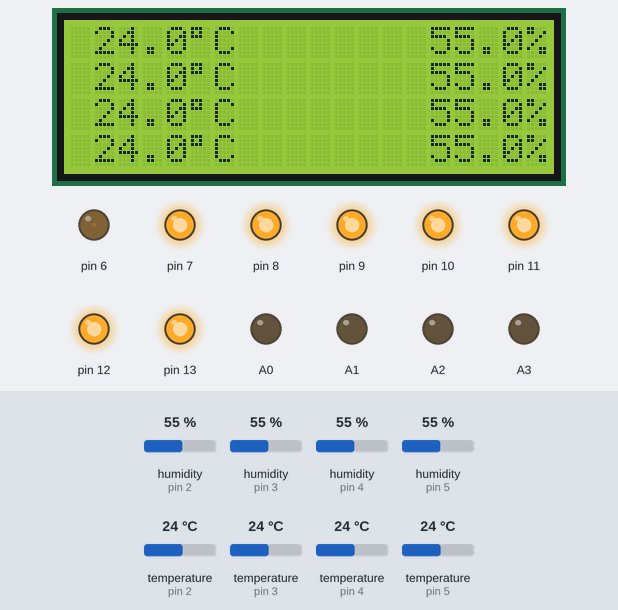
Recording of a sketch running on a simulated Arduino Nano, built with avr-gcc and run on an emulated ATmega328P. On the bench: 20×4 character LCD, output pins drawn as LEDs (lit = HIGH). Inputs (shaded band) come from the test bench; at power-on: humidity (sensors on pin 2, pin 3, pin 4, pin 5) 55 %, temperature (sensors on pin 2, pin 3, pin 4, pin 5) 24 °C. What the sketch prints to the serial monitor is not drawn.

Above: at 2.8 s.
2.9 s: humidity (sensor on pin 2) set to 22 %
At 5.4 s:
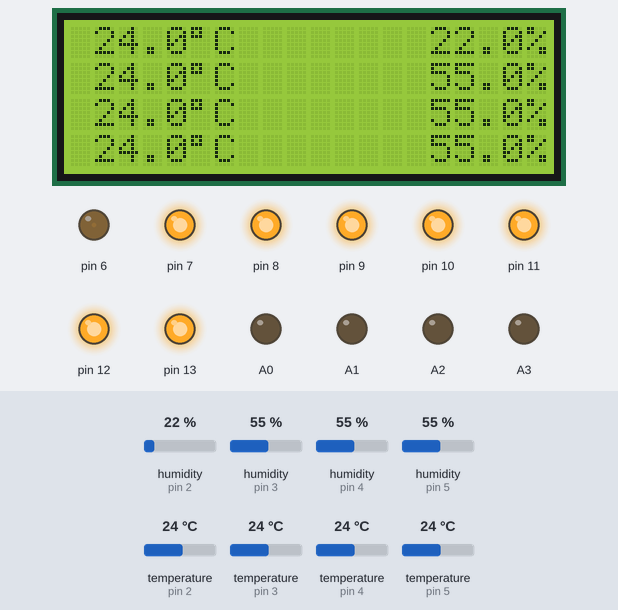
6.1 s: humidity (sensor on pin 3) set to 22 %
At 6.7 s:
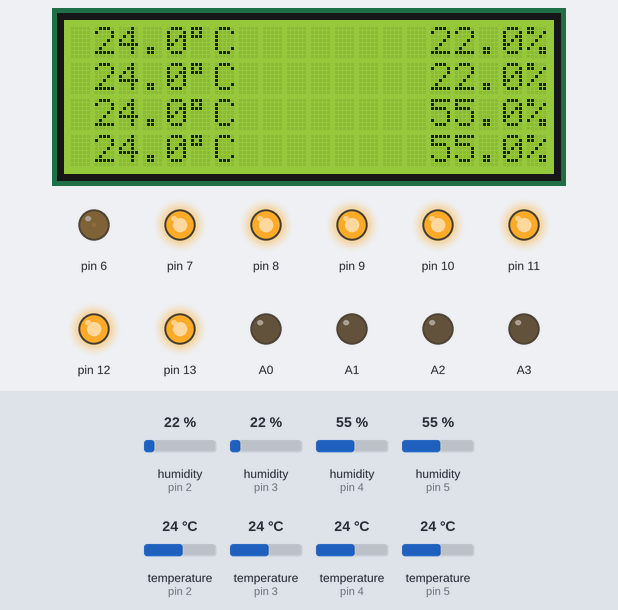
9.3 s: humidity (sensor on pin 4) set to 22 %
At 11.3 s:
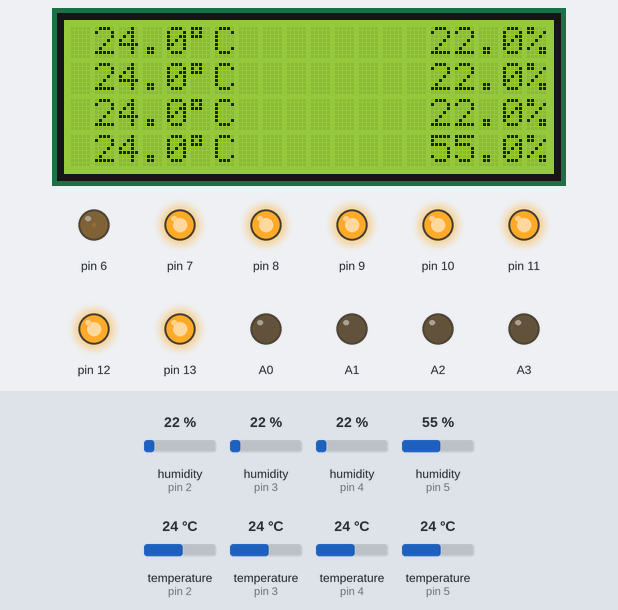
12.5 s: humidity (sensor on pin 5) set to 22 %
At 13.7 s:
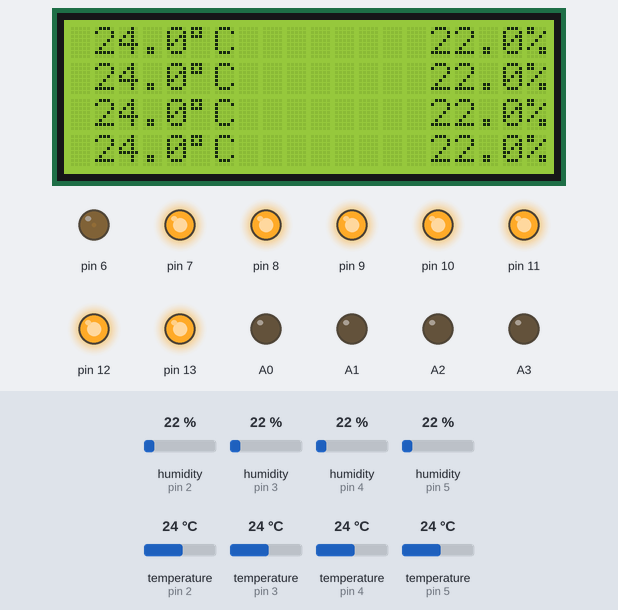
15.7 s: temperature (sensor on pin 2) set to 12 °C
At 17.8 s:
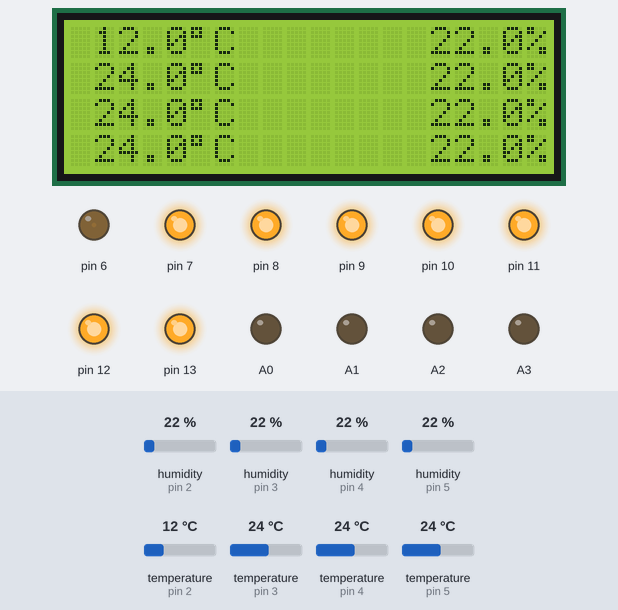
18.9 s: temperature (sensor on pin 3) set to 12 °C
At 20.4 s:
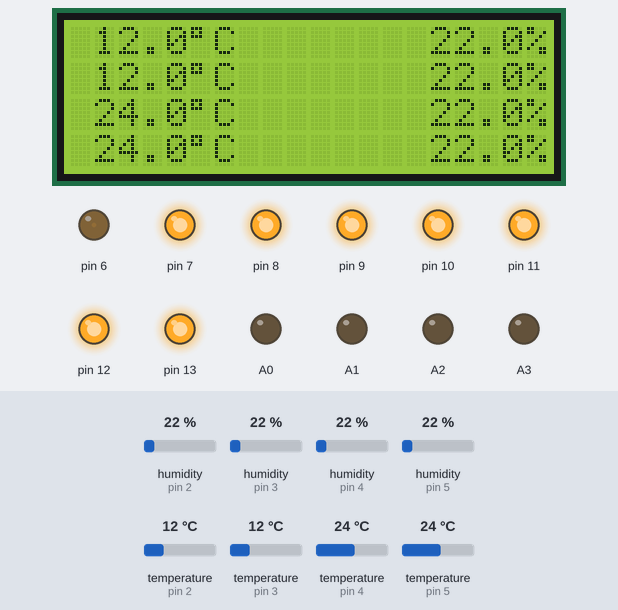
Timing chart, 0 to 21.9 s (numbered marks = the images above; inputs shaded):
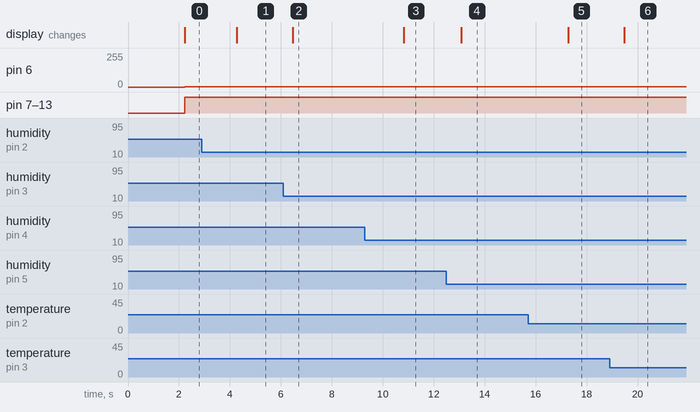

The sketch:

home-arduino.ino
```cpp
// liquid crystal library from: https://github.com/fmalpartida/New-LiquidCrystal
// DHT library used: "DHT-sensor-library"

#include <LiquidCrystal_I2C.h>
#include "DHT.h"

#define DHTTYPE DHT22
#define DHTPIN_2 2
#define DHTPIN_3 3
#define DHTPIN_4 4
#define DHTPIN_5 5

DHT dht2(DHTPIN_2, DHTTYPE);
DHT dht3(DHTPIN_3, DHTTYPE);
DHT dht4(DHTPIN_4, DHTTYPE);
DHT dht5(DHTPIN_5, DHTTYPE);

// address could be also 0x3f depending on display
LiquidCrystal_I2C lcd(0x27, 2, 1, 0, 4, 5, 6, 7, 3, POSITIVE);

void setupEmptyPins() {
  pinMode(6,OUTPUT);
  pinMode(7,OUTPUT);
  pinMode(8,OUTPUT);
  pinMode(9,OUTPUT);
  pinMode(10,OUTPUT);
  pinMode(11,OUTPUT);
  pinMode(12,OUTPUT);
  pinMode(13,OUTPUT);
  pinMode(A0,OUTPUT);
  pinMode(A1,OUTPUT);
  pinMode(A2,OUTPUT);
  pinMode(A3,OUTPUT);
  pinMode(A6,OUTPUT);
  pinMode(A7,OUTPUT);
}

void writeEmptyPins() {
  digitalWrite(6, HIGH);
  digitalWrite(7, HIGH);
  digitalWrite(8, HIGH);
  digitalWrite(9, HIGH);
  digitalWrite(10, HIGH);
  digitalWrite(11, HIGH);
  digitalWrite(12, HIGH);
  digitalWrite(13, HIGH);
  analogWrite(A0, HIGH);
  analogWrite(A1, HIGH);
  analogWrite(A2, HIGH);
  analogWrite(A3, HIGH);
  analogWrite(A6, HIGH);
  analogWrite(A7, HIGH);
}

void setup() {
  Serial.begin(9600);
  Serial.println("setup()");

  dht2.begin();
  dht3.begin();
  dht4.begin();
  dht5.begin();

  lcd.backlight();
  lcd.begin (20, 4);
  //lcd.backlight();

  lcd.setBacklight(HIGH);
  //lcd.home(); // go

  setupEmptyPins();
}

void printDhtOutput(const int pin, const float temperature, const float humidity) {
  const int row = pin - 2;

  if (isnan(temperature) || isnan(humidity)) {
    lcd.setCursor(0, row);
    lcd.print(" Senzor je odpojeny ");

    Serial.print("Failed to read from dht");
    Serial.print(pin);
    Serial.println(" sensor!");

    return;
  }

  // print temperature
  char temperatureOutput[6];
  dtostrf(temperature, 5, 1, temperatureOutput);
  lcd.setCursor(0, row);
  lcd.print(temperatureOutput);
  lcd.print((char)223);
  lcd.print("C");

  // clear the whitespace
  lcd.print("       ");

  // print humidity
  char humidityOutput[6];
  dtostrf(humidity, 5, 1, humidityOutput);
  lcd.setCursor(14, row);
  lcd.print(humidityOutput);
  lcd.print("%");

  // print to console
  Serial.print("dht");
  Serial.print(pin);
  Serial.print(":\t");

  Serial.print("temperature: ");
  Serial.print(temperature);
  Serial.print(" *C\t");

  Serial.print("humidity: ");
  Serial.print(humidity);
  Serial.println(" %");
}

const bool TESTING = false;  // change to enable or disable testing
int test_counter = 0;

// REFRESH INTERVAL AND ARDUINO RESET SETTINGS:
int lcd_reset_counter = 0;
int refresh_interval = 2000;      // how often the data are being read from sensors
int reset_counter_limit = 1900;   // after how many intervals the arduino is being reset
void(* resetFunc) (void) = 0;     // arduino built-in reset function declared at address 0

void loop() {
  // Wait a few seconds between measurements.
  delay(refresh_interval);

  float dht2_temperature = dht2.readTemperature();
  float dht2_humidity = dht2.readHumidity();

  float dht3_temperature = dht3.readTemperature();
  float dht3_humidity = dht3.readHumidity();

  float dht4_temperature = dht4.readTemperature();
  float dht4_humidity = dht4.readHumidity();

  float dht5_temperature = dht5.readTemperature();
  float dht5_humidity = dht5.readHumidity();

  // restart display periodically
  if (lcd_reset_counter >= reset_counter_limit) {
    lcd_reset_counter = 0;
    resetFunc();
  }

  // TESTING FOR COMMON SCENARIOS
  if (TESTING == true) {
    refresh_interval = 500;

    // temperature scenarios
    if (test_counter == 1) {
      dht3_temperature = 0;
    }
    if (test_counter == 2) {
      dht3_temperature = 9;
    }
    if (test_counter == 3) {
      dht3_temperature = 99;
    }
    if (test_counter == 4) {
      dht3_temperature = 9;
    }
    if (test_counter == 5) {
      dht3_temperature = -9;
    }
    if (test_counter == 6) {
      dht3_temperature = -99;
    }
    if (test_counter == 7) {
      dht3_temperature = -9;
    }
    if (test_counter == 8) {
      dht3_temperature = NAN;
    }

    // humidity scenarios
    if (test_counter == 9) {
      dht3_humidity = 0;
    }
    if (test_counter == 10) {
      dht3_humidity = 50;
    }
    if (test_counter == 11) {
      dht3_humidity = 100;
    }
    if (test_counter == 12) {
      dht3_humidity = 50;
    }
    if (test_counter == 13) {
      dht3_humidity = 0;
    }
    if (test_counter == 14) {
      dht3_humidity = NAN;
    }
    test_counter++;
  }

  printDhtOutput(DHTPIN_2, dht2_temperature, dht2_humidity);
  printDhtOutput(DHTPIN_3, dht3_temperature, dht3_humidity);
  printDhtOutput(DHTPIN_4, dht4_temperature, dht4_humidity);
  printDhtOutput(DHTPIN_5, dht5_temperature, dht5_humidity);

  writeEmptyPins();

  lcd_reset_counter++;
}
```

Measured:
- after the input at 2.9 s, the display: changes after 1.4 s (image 1)
- after the input at 6.1 s, the display: changes after 0.36 s (image 2)
- after the input at 9.3 s, the display: changes after 1.5 s (image 3)
- after the input at 12.5 s, the display: changes after 0.58 s (image 4)
- after the input at 15.7 s, the display: changes after 1.6 s (image 5)
- after the input at 18.9 s, the display: changes after 0.57 s (image 6)
